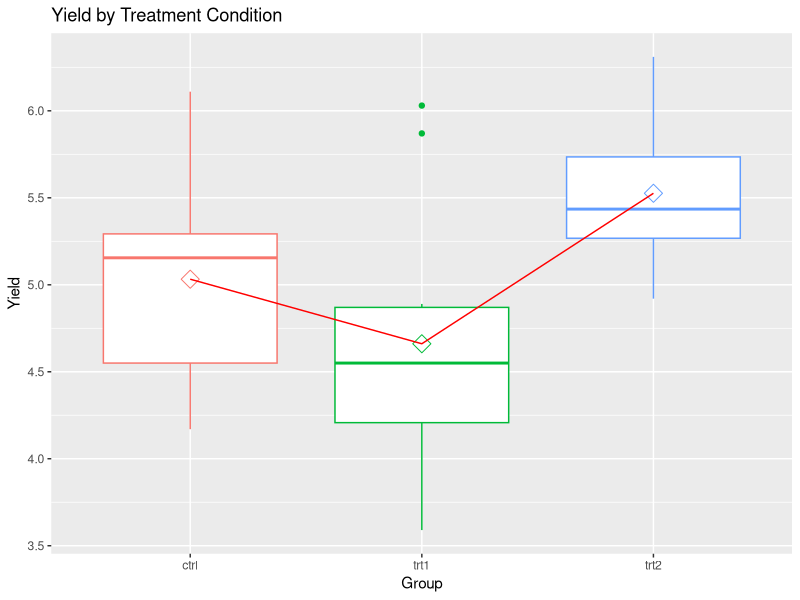
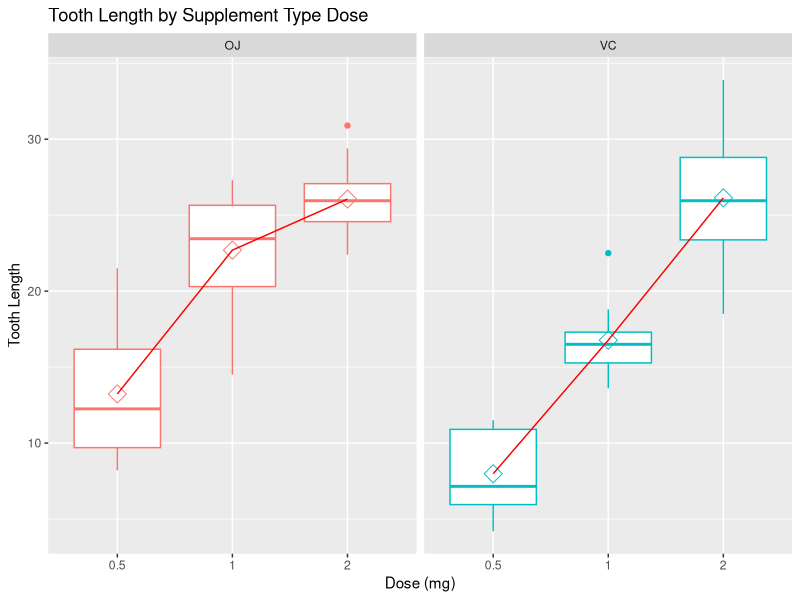

Here is the R script that generated these plots, in order:
## ---- chunk 1
#Load the emmeans and afex packages
library(afex)
library(emmeans)
library(tidyverse)
library(broom)
## ---- chunk 2
#Simple Three-Group 
data("PlantGrowth")

#Factorial 
data("ToothGrowth")

## ---- chunk 3

ggplot(PlantGrowth, aes(
  x = as.factor(group),
  y = weight,
  color = as.factor(group)
)) +
  geom_boxplot() +
  stat_summary(
    fun = mean,
    geom = "point",
    shape = 5,
    size = 4
  ) +
  stat_summary(fun = mean,
               geom = "line",
               aes(group = 1),
               colour = "red") +
  xlab("Group") + ylab("Yield") +
  ggtitle("Yield by Treatment Condition") +
  theme(legend.position = "none")
## ---- chunk 4
head(PlantGrowth)
## ---- chunk 5

library(tidyverse)
ggplot(ToothGrowth, aes(
  x = as.factor(dose),
  y = len,
  color = as.factor(supp)
)) +
  geom_boxplot() +
  stat_summary(
    fun = mean,
    geom = "point",
    shape = 5,
    size = 4
  ) +
  stat_summary(fun = mean,
               geom = "line",
               aes(group = 1),
               colour = "red") +
  facet_grid(. ~ supp) +
  xlab("Dose (mg)") + ylab("Tooth Length") +
  ggtitle("Tooth Length by Supplement Type Dose") +
  theme(legend.position = "none")
## ---- chunk 6
head(ToothGrowth)
## ---- chunk 7
PlantGrowth = PlantGrowth %>% 
  dplyr::mutate(id = rownames(PlantGrowth)) 
mod_plantgrowth = afex::aov_car(weight ~ group + Error(id), 
                                data = PlantGrowth)
tidyaov_plantgrowth = broom::tidy(mod_plantgrowth$aov)
knitr::kable(tidyaov_plantgrowth)

## ---- chunk 8

emm_plants = emmeans(mod_plantgrowth, trt.vs.ctrl1 ~ group, 
                     adjust = "none") 
# Sets one group as the control to compare against the treatments

# Note that adjust has to be set to "none" 
# otherwise the dunnett correction is applied
knitr::kable(confint(emm_plants$contrasts, level = .9), 
             caption = "Pairwise Comparisons with 90% C.I.")
## ---- chunk 9
#Equivalence Test
emm_equivalence = test(emm_plants, 
                       delta = 1, adjust = "none")
knitr::kable(emm_equivalence$contrasts, 
             caption = "Equivalence Tests")

## ---- chunk 10
#Minimal Effects Test: Positive
emm_MET = test(emm_plants, null = 1, 
               adjust = "none", side = ">")
knitr::kable(emm_MET$contrasts, 
             caption = "Minimal Effects Test: Positive")
## ---- chunk 11
#Minimal Effects Test: Negative
emm_MET = test(emm_plants, null = -1, adjust = "none", side = "<")
knitr::kable(emm_MET$contrasts, 
             caption = "Minimal Effects Test: Negative")
## ---- chunk 12
#Non-Inferiority Test
emm_nonif = test(emm_plants, delta = 1, 
                 adjust = "none", 
                 side = "noninferiority")
knitr::kable(emm_nonif$contrasts, 
             caption = "Clinical Non-Inferiority")
## ---- chunk 13
#Minimal Effects Test
emm_nonif = test(emm_plants, null = 1, 
                 adjust = "none", side = ">")
knitr::kable(emm_nonif$contrasts, 
             caption = "Clinical MET")
## ---- chunk 14
ToothGrowth = ToothGrowth %>% 
  dplyr::mutate(id = rownames(ToothGrowth)) 
mod_Toothgrowth = afex::aov_car(len ~ supp*dose + Error(id),
                                data = ToothGrowth)
tidyaov_Toothgrowth = broom::tidy(mod_Toothgrowth$aov)

knitr::kable(tidyaov_Toothgrowth)

## ---- chunk 15

emm_Tooths = emmeans(mod_Toothgrowth, 
                     revpairwise ~ dose|supp, 
                     adjust = "none") 
# Pairwise comparisions within each treatment across dosages

# Note that adjust has to be set to "none" 
# otherwise the dunnett correction is applied
knitr::kable(confint(emm_Tooths$contrasts, level = .9), 
             caption = "Pairwise Comparisons with 90% C.I.")

#Equivalence Test
emm_equivalence = test(emm_Tooths, 
                       delta = 3, adjust = "none")
knitr::kable(emm_equivalence$contrasts, 
             caption = "Equivalence Tests")

## ---- chunk 16
#Minimal Effects Test: Positive
emm_MET = test(emm_Tooths, null = 3, 
               adjust = "none", side = ">")
knitr::kable(emm_MET$contrasts, 
             caption = "Minimal Effects Test: Positive")
#Minimal Effects Test: Negative
emm_MET = test(emm_Tooths, null = -3, 
               adjust = "none", side = "<")
knitr::kable(emm_MET$contrasts, 
             caption = "Minimal Effects Test: Negative")
## ---- chunk 17
emm_Tooths = emmeans(mod_Toothgrowth, 
                     revpairwise ~ supp|dose, 
                     adjust = "none") 

knitr::kable(confint(emm_Tooths$contrasts, level = .9), 
             caption = "Pairwise Comparisons with 90% C.I.")

#Equivalence Test
emm_equivalence = test(emm_Tooths, 
                       delta = 3, adjust = "none")
knitr::kable(emm_equivalence$contrasts, 
             caption = "Equivalence Tests")

#Minimal Effects Test: Positive
emm_MET = test(emm_Tooths, null = 3, 
               adjust = "none", side = ">")
knitr::kable(emm_MET$contrasts, 
             caption = "Minimal Effects Test: Positive")
#Minimal Effects Test: Negative
emm_MET = test(emm_Tooths, null = -3, 
               adjust = "none", side = "<")
knitr::kable(emm_MET$contrasts, 
             caption = "Minimal Effects Test: Negative")
## ---- chunk 18
#Non-Inferiority Test
emm_nonif = test(emm_Tooths, delta = 3, 
                 adjust = "none", 
                 side = "noninferiority")
knitr::kable(emm_nonif$contrasts, 
             caption = "Clinical Non-Inferiority")

#Minimal Effects Test
emm_nonif = test(emm_Tooths, null = 3, 
                 adjust = "none", side = ">")
knitr::kable(emm_nonif$contrasts, 
             caption = "Clinical MET")
